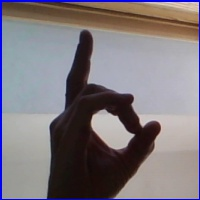
#> input picture Training/DATASET/asl_alphabet_test/D_test.jpg, 200 x 200 px
$ python client.py
#> lines starting #> are read from the running program, lines starting #| are printed output that depends on the picture
import requests
from PIL import Image
import io

url = 'http://127.0.0.1:8000/predict/'
def preprocess_image(image_path):
    image = Image.open(image_path)
#> image is the input picture: PIL image 200x200 RGB; mean R, G, B 126.7, 120.2, 125.7
    image_resized = image.resize((64, 64))
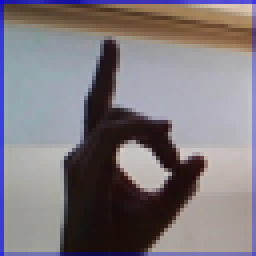
#> image_resized: PIL image 64x64 RGB (shown 4 times larger); mean R, G, B 127.2, 120.7, 125.6
    image_io = io.BytesIO()
    image_resized.save(image_io, format='JPEG', quality=70)
    image_io.seek(0)
    return image_io

processed_image = preprocess_image('../Training/DATASET/asl_alphabet_test/D_test.jpg')
#> (the run stopped early here; a loop or call above may not have finished)

$ run again, with Training/DATASET/asl_alphabet_test/H_test.jpg copied over Training/DATASET/asl_alphabet_test/D_test.jpg
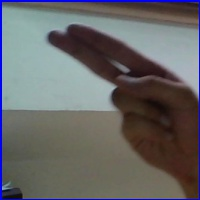
#> input picture Training/DATASET/asl_alphabet_test/H_test.jpg, 200 x 200 px
#> in preprocess_image, image is the input picture: PIL image 200x200 RGB; mean R, G, B 102.6, 102.3, 103.1
#> in preprocess_image, `image_resized = image.resize((64, 64))`:
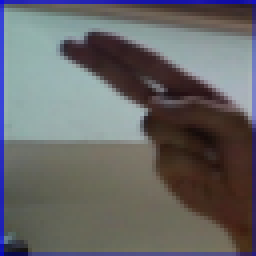
#> image_resized: PIL image 64x64 RGB (shown 4 times larger); mean R, G, B 103, 102.6, 102.8

$ run again, with Training/DATASET/asl_alphabet_test/Q_test.jpg copied over Training/DATASET/asl_alphabet_test/D_test.jpg
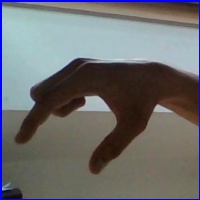
#> input picture Training/DATASET/asl_alphabet_test/Q_test.jpg, 200 x 200 px
#> in preprocess_image, image is the input picture: PIL image 200x200 RGB; mean R, G, B 109, 109.5, 110.4
#> in preprocess_image, `image_resized = image.resize((64, 64))`:
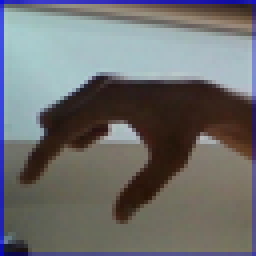
#> image_resized: PIL image 64x64 RGB (shown 4 times larger); mean R, G, B 109.4, 109.9, 110.2
